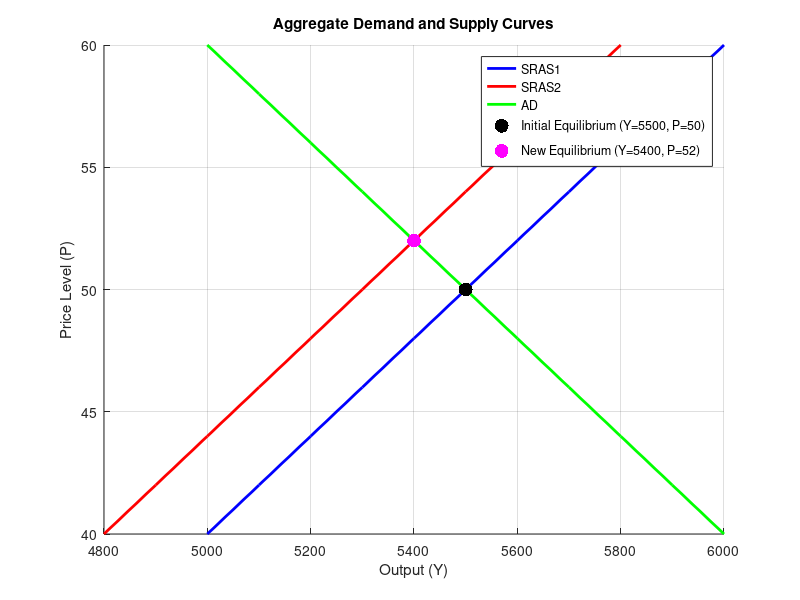

The MATLAB script that drew this image:
% Define the price range
P = 40:2:60; % Price levels from 40 to 60 in steps of 2

% Define the equations
Y_SRAS1 = 3000 + 50 * P; % SRAS1 curve
Y_SRAS2 = 2800 + 50 * P; % SRAS2 curve
Y_AD = 8000 - 50 * P;    % AD curve

% Plot the curves
figure;
hold on;
plot(Y_SRAS1, P, 'b', 'LineWidth', 2, 'DisplayName', 'SRAS1');
plot(Y_SRAS2, P, 'r', 'LineWidth', 2, 'DisplayName', 'SRAS2');
plot(Y_AD, P, 'g', 'LineWidth', 2, 'DisplayName', 'AD');

% Mark the equilibrium points
scatter(5500, 50, 100, 'k', 'filled', 'DisplayName', 'Initial Equilibrium (Y=5500, P=50)');
scatter(5400, 52, 100, 'm', 'filled', 'DisplayName', 'New Equilibrium (Y=5400, P=52)');

% Add labels and title
xlabel('Output (Y)');
ylabel('Price Level (P)');
title('Aggregate Demand and Supply Curves');
legend('show');
grid on;
hold off;
